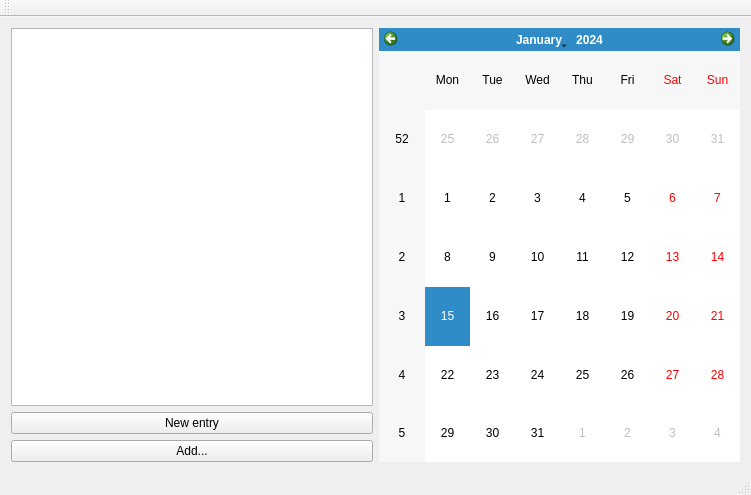
<?xml version="1.0" encoding="UTF-8"?>
<ui version="4.0">
 <class>MainWindow</class>
 <widget class="QMainWindow" name="MainWindow">
  <property name="geometry">
   <rect>
    <x>0</x>
    <y>0</y>
    <width>751</width>
    <height>495</height>
   </rect>
  </property>
  <property name="windowTitle">
   <string>MainWindow</string>
  </property>
  <widget class="QWidget" name="centralWidget">
   <layout class="QHBoxLayout" name="horizontalLayout">
    <item>
     <layout class="QVBoxLayout" name="verticalLayout">
      <property name="rightMargin">
       <number>0</number>
      </property>
      <item>
       <widget class="QTableView" name="tableView"/>
      </item>
      <item>
       <widget class="QPushButton" name="newEntryButton">
        <property name="text">
         <string>New entry</string>
        </property>
       </widget>
      </item>
      <item>
       <widget class="QPushButton" name="addButton">
        <property name="text">
         <string>Add...</string>
        </property>
       </widget>
      </item>
     </layout>
    </item>
    <item>
     <widget class="QCalendarWidget" name="calendarWidget"/>
    </item>
   </layout>
  </widget>
  <widget class="QMenuBar" name="menuBar">
   <property name="geometry">
    <rect>
     <x>0</x>
     <y>0</y>
     <width>751</width>
     <height>22</height>
    </rect>
   </property>
  </widget>
  <widget class="QToolBar" name="mainToolBar">
   <attribute name="toolBarArea">
    <enum>TopToolBarArea</enum>
   </attribute>
   <attribute name="toolBarBreak">
    <bool>false</bool>
   </attribute>
  </widget>
  <widget class="QStatusBar" name="statusBar"/>
 </widget>
 <layoutdefault spacing="6" margin="11"/>
 <resources/>
 <connections/>
</ui>
